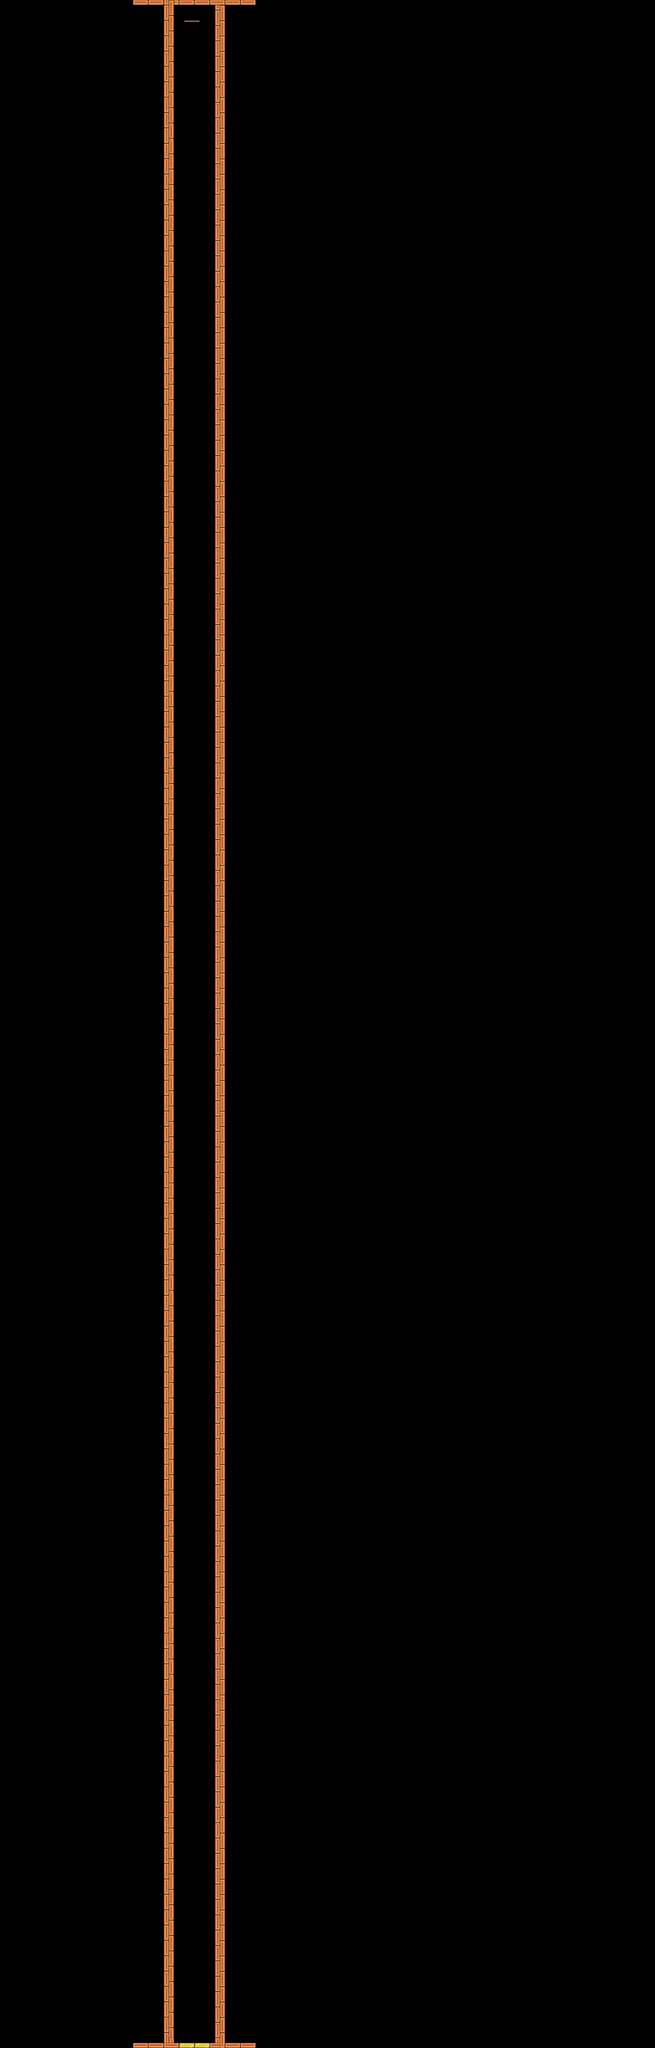

Rendered tile map (Tiled .tmx) drawn with the repository's tilesets; below, a short description and the map source with its tile grids summarised:
An orthogonal 128x400 tile map with 16x16 px tiles, 1 tile layer (Background) and 118 objects (72x Saw, 39x GameCollectable, Platform, Player, LevelExit).

<map version="1.10" tiledversion="1.11.2" orientation="orthogonal" renderorder="right-down" width="128" height="400" tilewidth="16" tileheight="16" infinite="0" nextlayerid="6" nextobjectid="261">
 <tileset firstgid="1" source="Pixel Adventure.tsx" />
 <layer id="1" name="Background" width="128" height="400">
  <properties>
   <property name="Background_Color" value="Yellow" />
   <property name="MusicName" value="level_2.wav" />
   <property name="finalApples" type="int" value="1" />
   <property name="finalCherries" type="int" value="1" />
   <property name="finalKiwis" type="int" value="6" />
  </properties>
  <data>[51200 cells, 1643 non-empty, 9 distinct tile ids]</data>
 </layer>
 <objectgroup id="4" name="Collisions">
  <object id="81" x="524" y="-4" width="16" height="6404" />
  <object id="82" x="524" y="4" width="168" height="12" />
  <object id="99" type="Platform" x="576" y="64" width="48" height="5" />
  <object id="259" x="672" y="0" width="16" height="6404" />
  <object id="260" x="528" y="6384" width="168" height="12" />
 </objectgroup>
 <objectgroup id="3" name="SpawnPoints" offsetx="0" offsety="-1">
  <!-- 113 objects omitted --></objectgroup>
</map>
<!-- 113 of 118 objects omitted -->
